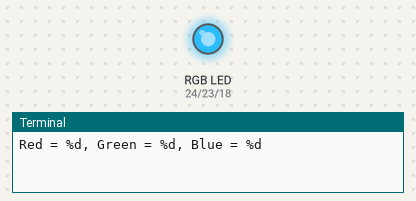
The program below on a simulated Raspberry Pi (BCM pin numbers). Shown: an RGB LED mixed from three pins (HIGH = lit), the last lines printed to the terminal. Dim RGB values are drawn brighter than linear; random numbers come from a fixed seed.

Above: at 0.1 s.
At 4.91 s:
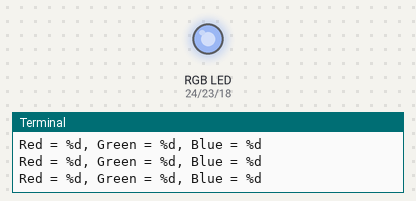
At 9.92 s:
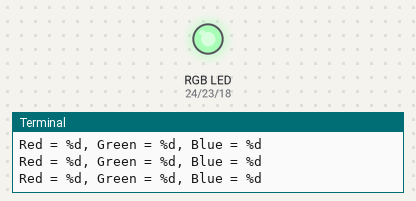
At 19.94 s:
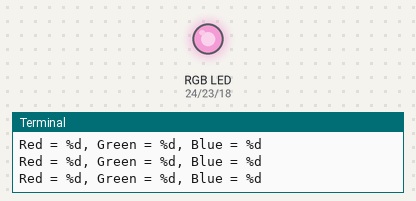
At 29.76 s:
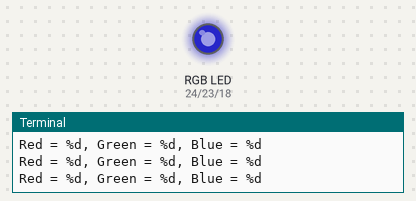
At 39.78 s:
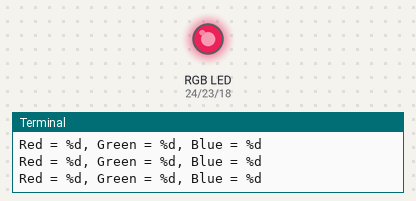
Timing chart, 0 to 40.0 s (numbered marks = the images above):
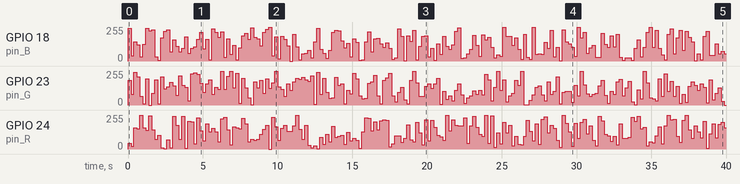

The program:

RGB_light.py
```python
import RPi.GPIO as GPIO
from time import sleep
import random

#define RGB pin
pin_R = 24
pin_G = 23
pin_B = 18

GPIO.setmode(GPIO.BCM)  #use BCM numbers
#set RGB to OUTPUT mode
GPIO.setup(pin_R,GPIO.OUT)
GPIO.setup(pin_G,GPIO.OUT)
GPIO.setup(pin_B,GPIO.OUT)

#make RGB pin output LOW level
GPIO.output(pin_R,GPIO.HIGH)
GPIO.output(pin_G,GPIO.HIGH)
GPIO.output(pin_B,GPIO.HIGH)

#set PWM frequencies to 1000hz
pwm_R = GPIO.PWM(pin_R,100)
pwm_G = GPIO.PWM(pin_G,100)
pwm_B = GPIO.PWM(pin_B,100)

#set initial duty cycle to 0
pwm_R.start(0)
pwm_G.start(0)
pwm_B.start(0)

#function. recieve the value to display different colors
def setColor(val_R,val_G,val_B):
    pwm_R.ChangeDutyCycle(val_R)
    pwm_G.ChangeDutyCycle(val_G)
    pwm_B.ChangeDutyCycle(val_B)

while True:
    #get a random in 0~100
    R = random.randint(0,100)
    G = random.randint(0,100)
    B = random.randint(0,100)
    setColor(R,G,B) #set the color value
    print("Red = %d, Green = %d, Blue = %d")
    sleep(0.2)

#stop pwm
pwm_R.stop()
pwm_G.stop()
pwm_B.stop()


GPIO.cleanup()  #release all GPIO
```

Measured:
- by itself, GPIO 24 (pin_R): 0/255 → 43/255 at 0.00 s, → 20/255 0.20 s later, → 161/255 0.20 s later, → 153/255 0.20 s later, … (197 changes in this stretch)
- by itself, GPIO 18 (pin_B): 0/255 → 247/255 at 0.00 s, → 38/255 0.20 s later, → 145/255 0.20 s later, → 122/255 0.20 s later, … (197 changes in this stretch)
